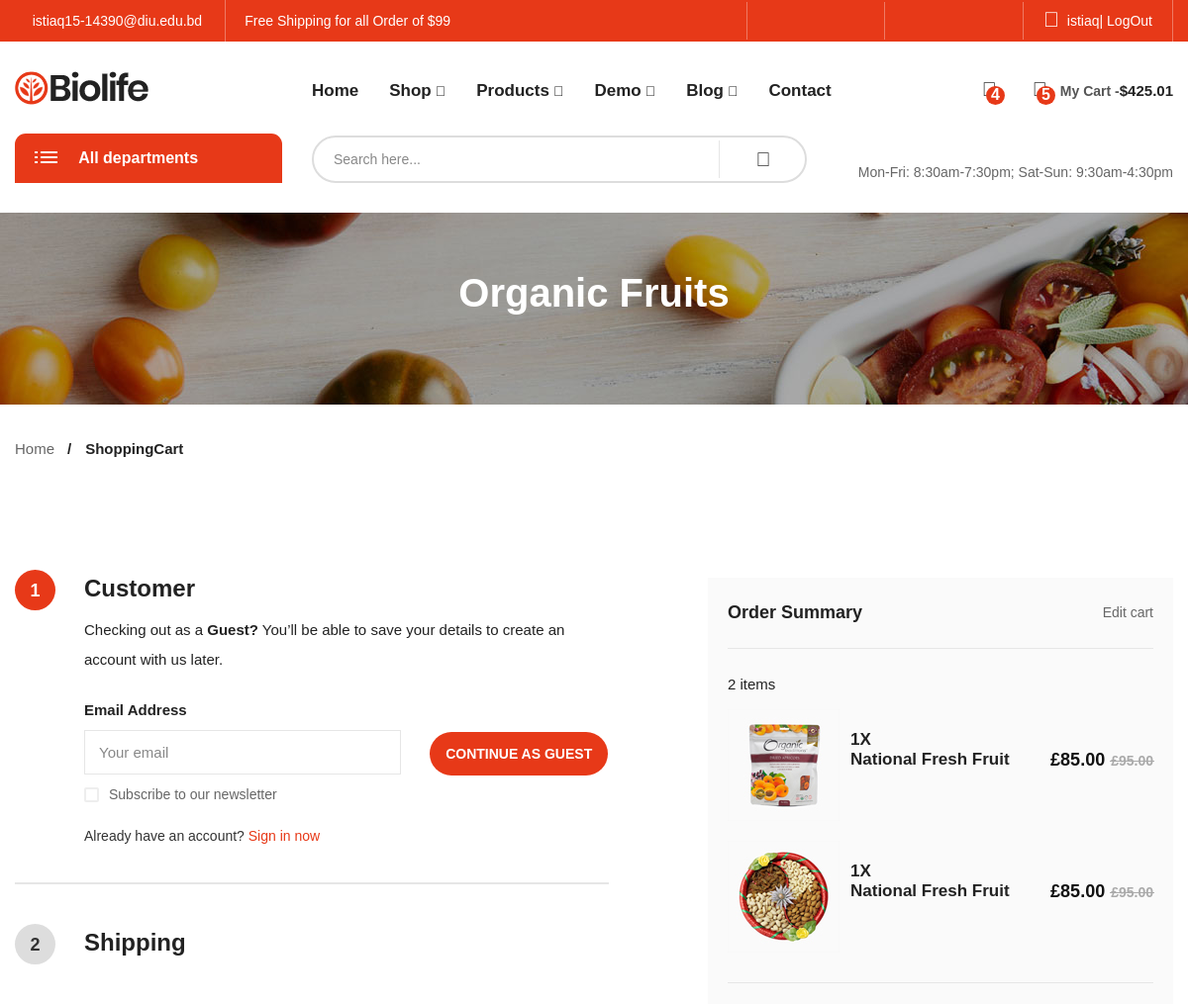
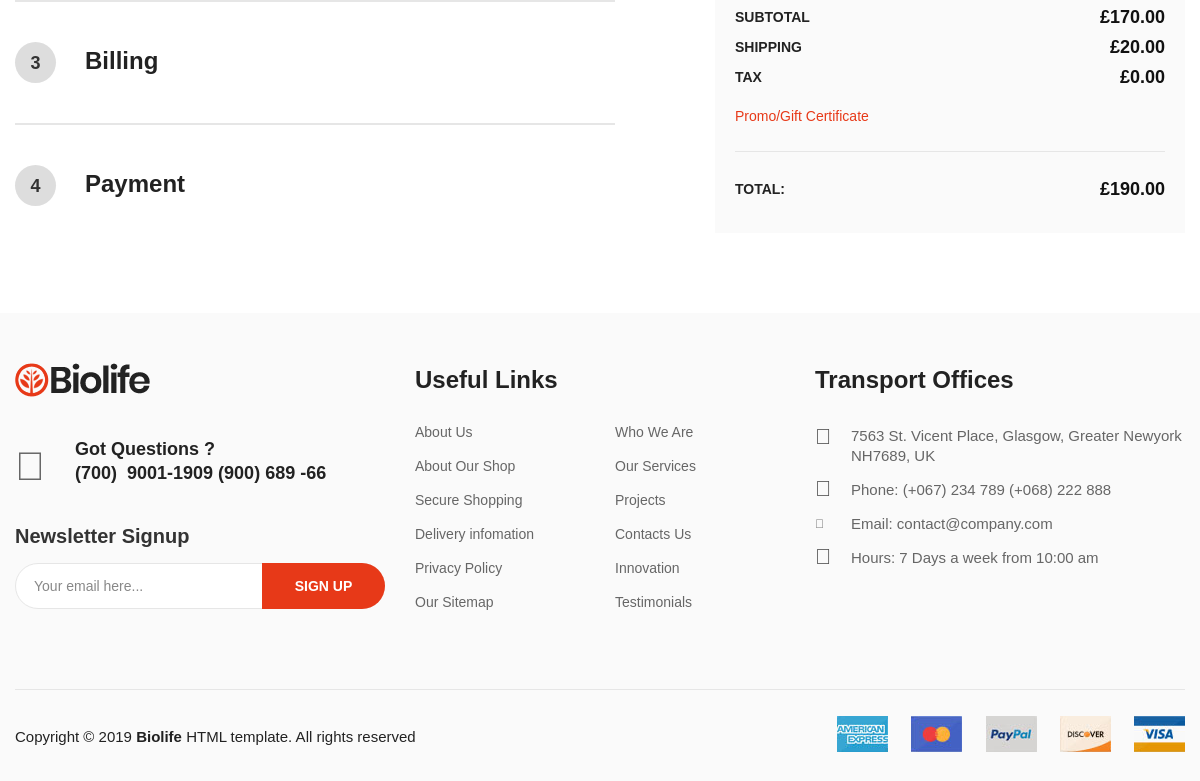
Screenshot of /checkout/ (signed in) with the database file from the repository (2 pictures, top to bottom).
### task1/models.py (models this page shows)
class WebsiteSetting(models.Model):
    logo = models.ImageField(upload_to='logo/')
    email = models.CharField(max_length=40)
    twitterlink = models.CharField(max_length=100)
    facebooklink = models.CharField(max_length=100)
    youtubelink = models.CharField(max_length=100)
    instagramlink = models.CharField(max_length=100)
    linkdeinlink = models.CharField(max_length=100)
    phonenumber = models.CharField(max_length=50)
    availableTime = models.CharField(max_length=100)

### task1/views.py (the view)
# urls.py: path('checkout/',views.Checkout.as_view(),name='checkout'),
class Checkout(TemplateView):
    template_name = 'pages/checkout.html'

### templates/pages/checkout.html (shortened to what this page needs)
{% extends 'base.html' %}
{% load static %}
{% block content %}
    <body class="biolife-body">
   {% include 'header.html' %}
    <div class="hero-section hero-background">
        <h1 class="page-title">Organic Fruits</h1>
    </div>
    <div class="container">
        <nav class="biolife-nav">
            <ul>
                <li class="nav-item"><a href="index.html" class="permal-link">Home</a></li>
                <li class="nav-item"><span class="current-page">ShoppingCart</span></li>
            </ul>
        </nav>
    </div>
    <div class="page-contain checkout">
        <div id="main-content" class="main-content">
            <div class="container sm-margin-top-37px">
                <div class="row">
                    <div class="col-lg-7 col-md-7 col-sm-6 col-xs-12">
                        <div class="checkout-progress-wrap">
                            <ul class="steps">
                                <li class="step 1st">
                                    <div class="checkout-act active">
                                        <h3 class="title-box"><span class="number">1</span>Customer</h3>
                                        <div class="box-content">
                                            <p class="txt-desc">Checking out as a <a class="pmlink" href="#">Guest?</a> You’ll be able to save your details to create an account with us later.</p>
                                            <div class="login-on-checkout">
                                                <form action="#" name="frm-login" method="post">
                                                    <p class="form-row">
                                                        <label for="input_email">Email Address</label>
                                                        <input type="email" name="email" id="input_email" value="" placeholder="Your email">
                                                        <button type="submit" name="btn-sbmt" class="btn">Continue As Guest</button>
                                                    </p>
                                                    <p class="form-row">
                                                        <label for="input_subcribe">Subscribe to our newsletter</label>
                                                    </p>
                                                    <p class="msg">Already have an account? <a href="#" class="link-forward">Sign in now</a></p>
                                                </form>
                                            </div>
                                        </div>
                                    </div>
                                </li>
                                <li class="step 2nd">
                                    <div class="checkout-act"><h3 class="title-box"><span class="number">2</span>Shipping</h3></div>
                                </li>
                                <li class="step 3rd">
                                    <div class="checkout-act"><h3 class="title-box"><span class="number">3</span>Billing</h3></div>
                                </li>
                                <li class="step 4th">
                                    <div class="checkout-act"><h3 class="title-box"><span class="number">4</span>Payment</h3></div>
                                </li>
                            </ul>
                        </div>
                    </div>
                    <div class="col-lg-5 col-md-5 col-sm-6 col-xs-12 sm-padding-top-48px sm-margin-bottom-0 xs-margin-bottom-15px">
                        <div class="order-summary sm-margin-bottom-80px">
                            <div class="title-block">
                                <h3 class="title">Order Summary</h3>
                                <a href="#" class="link-forward">Edit cart</a>
                            </div>
                            <div class="cart-list-box short-type">
                                <span class="number">2 items</span>
                                <ul class="cart-list">
                                    <li class="cart-elem">
                                        <div class="cart-item">
                                            <div class="product-thumb">
                                                <a class="prd-thumb" href="#">
                                                    <figure><img src="assets/images/shippingcart/pr-01.jpg" width="113" height="113" alt="shop-cart" ></figure>
                                                </a>
                                            </div>
                                            <div class="info">
                                                <span class="txt-quantity">1X</span>
                                                <a href="#" class="pr-name">National Fresh Fruit</a>
                                            </div>
                                            <div class="price price-contain">
                                                <ins><span class="price-amount"><span class="currencySymbol">£</span>85.00</span></ins>
                                                <del><span class="price-amount"><span class="currencySymbol">£</span>95.00</span></del>
                                            </div>
                                        </div>
                                    </li>
                                    <li class="cart-elem">
                                        <div class="cart-item">
                                            <div class="product-thumb">
                                                <a class="prd-thumb" href="#">
                                                    <figure><img src="assets/images/shippingcart/pr-02.jpg" width="113" height="113" alt="shop-cart" ></figure>
                                                </a>
                                            </div>
                                            <div class="info">
                                                <span class="txt-quantity">1X</span>
                                                <a href="#" class="pr-name">National Fresh Fruit</a>
                                            </div>
                                            <div class="price price-contain">
                                                <ins><span class="price-amount"><span class="currencySymbol">£</span>85.00</span></ins>
                                                <del><span class="price-amount"><span class="currencySymbol">£</span>95.00</span></del>
                                            </div>
                                        </div>
                                    </li>
                                </ul>
                                <ul class="subtotal">
                                    <li>
                                        <div class="subtotal-line">
                                            <b class="stt-name">Subtotal</b>
                                            <span class="stt-price">£170.00</span>
                                        </div>
                                    </li>
                                    <li>
                                        <div class="subtotal-line">
                                            <b class="stt-name">Shipping</b>
                                            <span class="stt-price">£20.00</span>
                                        </div>
                                    </li>
                                    <li>
                                        <div class="subtotal-line">
                                            <b class="stt-name">Tax</b>
                                            <span class="stt-price">£0.00</span>
                                        </div>
                                    </li>
                                    <li>
                                        <div class="subtotal-line">
                                            <a href="#" class="link-forward">Promo/Gift Certificate</a>
                                        </div>
                                    </li>
                                    <li>
                                        <div class="subtotal-line">
                                            <b class="stt-name">total:</b>
                                            <span class="stt-price">£190.00</span>
                                        </div>
                                    </li>
                                </ul>
                            </div>
                        </div>
                    </div>
                </div>
            </div>
        </div>
    </div>
   {% include 'footer.html' %}
</body>
{% endblock %}

### templates/header.html (shortened to what this page needs)
{% load static %}
    <header id="header" class="header-area style-01 layout-03">
        <div class="header-top bg-main hidden-xs">
            <div class="container">
                <div class="top-bar left">
                    <ul class="horizontal-menu">
                            <li><a href="#"><i class="fa fa-envelope" aria-hidden="true"></i>{{ websitesettings.email }}</a></li>
                        <li><a href="#">Free Shipping for all Order of $99</a></li>
                    </ul>
                </div>
                <div class="top-bar right">
                    <ul class="social-list">
                        <li><a href={{ websitesettings.twitterlink }}><i class="fa fa-twitter" aria-hidden="true"></i></a></li>
                        <li><a href={{ websitesettings.facebooklink }}><i class="fa fa-facebook" aria-hidden="true"></i></a></li>
                        <li><a href={{ websitesettings.linkdeinlink }}><i class="fa fa-pinterest" aria-hidden="true"></i></a></li>
                    </ul>
                    <ul class="horizontal-menu">
                        <li class="horz-menu-item currency">
                            <select name="currency">
                                <option value="usd" selected>$ USD (Dollar)</option>
                            </select>
                        </li>
                        <li class="horz-menu-item lang">
                            <select name="language">
                                <option value="en" selected>English (USD)</option>
                            </select>
                        </li>
                        {% if request.user.is_authenticated %}
                            <li><a href="" class="login-link"><i class="biolife-icon icon-login"></i>{{ request.user.username }}</a><a href="{% url 'logout' %}">| LogOut</a></li>
                        {% else %}
                             <li><a href="{% url 'loginform' %}" class="login-link"><i class="biolife-icon icon-login"></i>Login/Register</a></li>
                        {% endif %}
                    </ul>
                </div>
            </div>
        </div>
        <div class="header-middle biolife-sticky-object ">
            <div class="container">
                <div class="row">
                    <div class="col-lg-3 col-md-2 col-md-6 col-xs-6">
                        <a href="index.html" class="biolife-logo"><img src="{% static 'assets/images/organic-3.png' %}" alt="biolife logo" width="135" height="34"></a>
                    </div>
                    <div class="col-lg-6 col-md-7 hidden-sm hidden-xs">
                        <div class="primary-menu">
                            <ul class="menu biolife-menu clone-main-menu clone-primary-menu" id="primary-menu" data-menuname="main menu">
                                <li class="menu-item"><a href="{% url 'index' %}">Home</a></li>
                                <li class="menu-item menu-item-has-children has-megamenu">
                                    <a href="#" class="menu-name" data-title="Shop" >Shop</a>
                                </li>
                                <li class="menu-item menu-item-has-children has-child">
                                    <a href="#" class="menu-name" data-title="Products">Products</a>
                                </li>
                                <li class="menu-item menu-item-has-children has-megamenu">
                                    <a href="#" class="menu-name" data-title="Demo">Demo</a>
                                </li>
                                <li class="menu-item menu-item-has-children has-megamenu">
                                    <a href="#" class="menu-name" data-title="Blog">Blog</a>
                                </li>
                                <li class="menu-item"><a href="{% url 'contact' %}">Contact</a></li>
                            </ul>
                        </div>
                    </div>
                    <div class="col-lg-3 col-md-3 col-md-6 col-xs-6">
                        <div class="biolife-cart-info">
                            <div class="wishlist-block hidden-sm hidden-xs">
                                <a href="#" class="link-to">
                                    <span class="icon-qty-combine">
                                        <span class="qty">4</span>
                                    </span>
                                </a>
                            </div>
                            <div class="minicart-block">
                                <div class="minicart-contain">
                                    <a href="{% url 'cart' %}" class="link-to">
                                            <span class="icon-qty-combine">
                                                    <span class="qty">{{ total_quantity }}</span>
                                            </span>
                                        <span class="title">My Cart -</span>
                                        <span class="sub-total">${{ total_prices }}</span>
                                    </a>
                                </div>
                            </div>
                        </div>
                    </div>
                </div>
            </div>
        </div>
        <div class="header-bottom hidden-sm hidden-xs">
            <div class="container">
                <div class="row">
                    <div class="col-lg-3 col-md-4">
                        <div class="vertical-menu vertical-category-block">
                            <div class="block-title">
                                <span class="menu-icon">
                                    <span class="line-1"></span>
                                    <span class="line-2"></span>
                                    <span class="line-3"></span>
                                </span>
                                <span class="menu-title">All departments</span>
                                <span class="angle" data-tgleclass="fa fa-caret-down"><i class="fa fa-caret-up" aria-hidden="true"></i></span>
                            </div>
                        </div>
                    </div>
                    <div class="col-lg-9 col-md-8 padding-top-2px">
                        <div class="header-search-bar layout-01">
                            <form action="#" class="form-search" name="desktop-seacrh" method="get">
                                <input type="text" name="s" class="input-text" value="" placeholder="Search here...">
                                <button type="submit" class="btn-submit"><i class="biolife-icon icon-search"></i></button>
                            </form>
                        </div>
                        <div class="live-info">
                            <p class="telephone"><i class="fa fa-phone" aria-hidden="true"></i><b class="phone-number">{{ settings.phonenumber }}</b></p>
                            <p class="working-time">{{ websitesettings.availableTime }}</p>
                        </div>
                    </div>
                </div>
            </div>
        </div>
    </header>

### rows the page displays
WebsiteSetting: email "istiaq15-14390@diu.edu.bd", availableTime "Mon-Fri: 8:30am-7:30pm; Sat-Sun: 9:30am-4:30pm"

### other values shown
{{ request.user.username }} "istiaq"
{{ total_quantity }} "5"
{{ total_prices }} "425.01"
